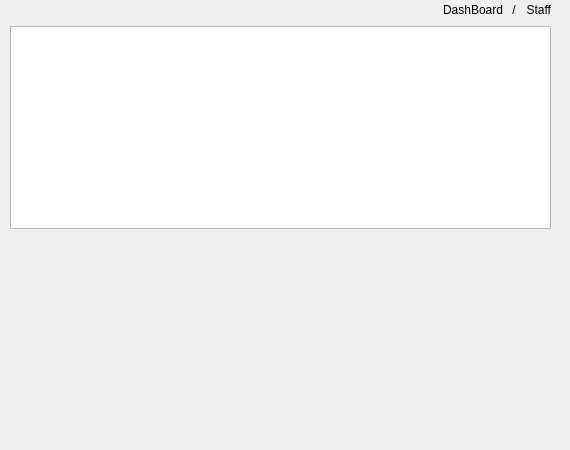
<?xml version="1.0" encoding="UTF-8"?>
<ui version="4.0">
 <class>Form</class>
 <widget class="QWidget" name="Form">
  <property name="geometry">
   <rect>
    <x>0</x>
    <y>0</y>
    <width>570</width>
    <height>450</height>
   </rect>
  </property>
  <property name="windowTitle">
   <string>Form</string>
  </property>
  <widget class="QWidget" name="gridLayoutWidget">
   <property name="geometry">
    <rect>
     <x>10</x>
     <y>0</y>
     <width>541</width>
     <height>431</height>
    </rect>
   </property>
   <layout class="QGridLayout" name="baseLayout">
    <item row="0" column="0">
     <layout class="QHBoxLayout" name="horizontalLayout_2">
      <item>
       <spacer name="horizontalSpacer_2">
        <property name="orientation">
         <enum>Qt::Horizontal</enum>
        </property>
        <property name="sizeHint" stdset="0">
         <size>
          <width>40</width>
          <height>20</height>
         </size>
        </property>
       </spacer>
      </item>
      <item>
       <widget class="QLabel" name="label_4">
        <property name="text">
         <string>DashBoard</string>
        </property>
        <property name="alignment">
         <set>Qt::AlignRight|Qt::AlignTrailing|Qt::AlignVCenter</set>
        </property>
       </widget>
      </item>
      <item>
       <widget class="QLabel" name="label_5">
        <property name="text">
         <string> / </string>
        </property>
       </widget>
      </item>
      <item>
       <widget class="QLabel" name="label_6">
        <property name="text">
         <string>Staff</string>
        </property>
        <property name="alignment">
         <set>Qt::AlignRight|Qt::AlignTrailing|Qt::AlignVCenter</set>
        </property>
       </widget>
      </item>
     </layout>
    </item>
    <item row="2" column="0">
     <spacer name="verticalSpacer_2">
      <property name="orientation">
       <enum>Qt::Vertical</enum>
      </property>
      <property name="sizeHint" stdset="0">
       <size>
        <width>20</width>
        <height>40</height>
       </size>
      </property>
     </spacer>
    </item>
    <item row="1" column="0">
     <widget class="QTreeView" name="treeView_2"/>
    </item>
   </layout>
  </widget>
 </widget>
 <resources/>
 <connections/>
</ui>
